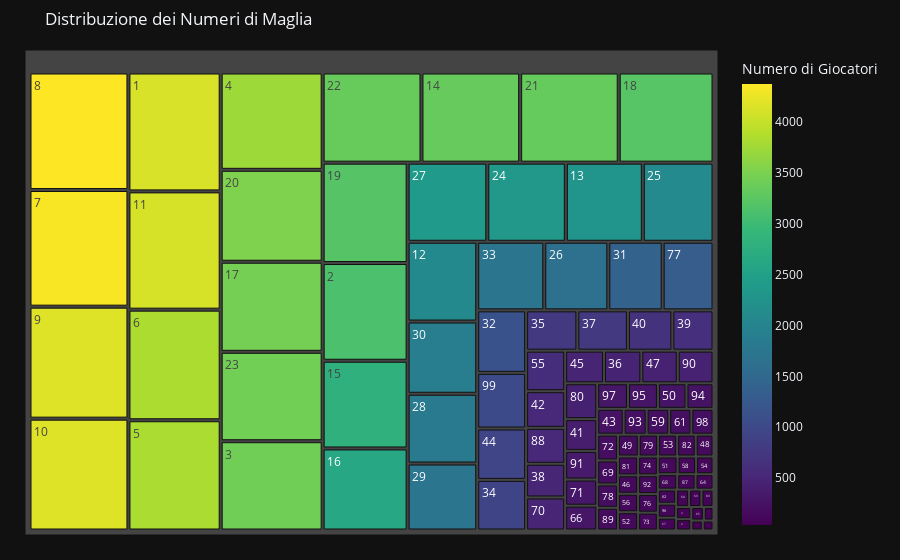

Notebook cell for this chart:
### Markdown cell above
# Jersey Number Distribution

### Code cell
# Distribuzione dei numeri di maglia
jersey_number_distribution = games_lineups['number'].value_counts().reset_index()
jersey_number_distribution.columns = ['number', 'count']

# Creare un treemap per la distribuzione dei numeri di maglia
fig = px.treemap(jersey_number_distribution, path=['number'], values='count', 
                 title='Distribuzione dei Numeri di Maglia',
                 labels={'number': 'Numero di Maglia', 'count': 'Numero di Giocatori'},
                 color='count',
                 color_continuous_scale=px.colors.sequential.Viridis)

fig.update_layout(margin=dict(t=50, l=25, r=25, b=25))
fig.show()

### Figure 1 — Plotly figure (JSON) as saved in the notebook; plotly's stock layout.template omitted (floating-point values rounded to 4 significant figures)
{"data": [{"branchvalues": "total", "customdata": [[4123], [3122], [3423], [3731], [3823], [3836], [4340], [4371], [4166], [4161], [4101], [2087], [2289], [3345], [2802], [2621], [3453], [3212], [3206], [3524], [3341], [3349], [3428], [2336], [2102], [1652], [2369], [1825], [1752], [1890], [1402], [1149], [1730], [931], [776], [458], [766], [494], [623], [673], [383], [538], [257], [944], [476], [140], [447], [146], [171], [274], [131], [139], [156], [116], [595], [140], [65], [123], [219], [85], [215], [97], [81], [104], [64], [299], [88], [112], [187], [485], [315], [201], [132], [139], [69], [138], [1311], [182], [159], [432], [143], [153], [79], [43], [49], [40], [106], [527], [177], [438], [345], [139], [223], [260], [288], [96], [296], [215], [1024]], "domain": {"x": [0.0, 1.0], "y": [0.0, 1.0]}, "hovertemplate": "labels=%{label}<br>count_sum=%{value}<br>parent=%{parent}<br>id=%{id}<br>Numero di Giocatori=%{color}<extra></extra>", "ids": ["1", "2", "3", "4", "5", "6", "7", "8", "9", "10", "11", "12", "13", "14", "15", "16", "17", "18", "19", "20", "21", "22", "23", "24", "25", "26", "27", "28", "29", "30", "31", "32", "33", "34", "35", "36", "37", "38", "39", "40", "41", "42", "43", "44", "45", "46", "47", "48", "49", "50", "51", "52", "53", "54", "55", "56", "57", "58", "59", "60", "61", "62", "63", "64", "65", "66", "67", "68", "69", "70", "71", "72", "73", "74", "75", "76", "77", "78", "79", "80", "81", "82", "83", "84", "85", "86", "87", "88", "89", "90", "91", "92", "93", "94", "95", "96", "97", "98", "99"], "labels": ["1", "2", "3", "4", "5", "6", "7", "8", "9", "10", "11", "12", "13", "14", "15", "16", "17", "18", "19", "20", "21", "22", "23", "24", "25", "26", "27", "28", "29", "30", "31", "32", "33", "34", "35", "36", "37", "38", "39", "40", "41", "42", "43", "44", "45", "46", "47", "48", "49", "50", "51", "52", "53", "54", "55", "56", "57", "58", "59", "60", "61", "62", "63", "64", "65", "66", "67", "68", "69", "70", "71", "72", "73", "74", "75", "76", "77", "78", "79", "80", "81", "82", "83", "84", "85", "86", "87", "88", "89", "90", "91", "92", "93", "94", "95", "96", "97", "98", "99"], "marker": {"coloraxis": "coloraxis", "colors": [4123, 3122, 3423, 3731, 3823, 3836, 4340, 4371, 4166, 4161, 4101, 2087, 2289, 3345, 2802, 2621, 3453, 3212, 3206, 3524, 3341, 3349, 3428, 2336, 2102, 1652, 2369, 1825, 1752, 1890, 1402, 1149, 1730, 931, 776, 458, 766, 494, 623, 673, 383, 538, 257, 944, 476, 140, 447, 146, 171, 274, 131, 139, 156, 116, 595, 140, 65, 123, 219, 85, 215, 97, 81, 104, 64, 299, 88, 112, 187, 485, 315, 201, 132, 139, 69, 138, 1311, 182, 159, 432, 143, 153, 79, 43, 49, 40, 106, 527, 177, 438, 345, 139, 223, 260, 288, 96, 296, 215, 1024]}, "name": "", "parents": ["", "", "", "", "", "", "", "", "", "", "", "", "", "", "", "", "", "", "", "", "", "", "", "", "", "", "", "", "", "", "", "", "", "", "", "", "", "", "", "", "", "", "", "", "", "", "", "", "", "", "", "", "", "", "", "", "", "", "", "", "", "", "", "", "", "", "", "", "", "", "", "", "", "", "", "", "", "", "", "", "", "", "", "", "", "", "", "", "", "", "", "", "", "", "", "", "", "", ""], "values": [4123, 3122, 3423, 3731, 3823, 3836, 4340, 4371, 4166, 4161, 4101, 2087, 2289, 3345, 2802, 2621, 3453, 3212, 3206, 3524, 3341, 3349, 3428, 2336, 2102, 1652, 2369, 1825, 1752, 1890, 1402, 1149, 1730, 931, 776, 458, 766, 494, 623, 673, 383, 538, 257, 944, 476, 140, 447, 146, 171, 274, 131, 139, 156, 116, 595, 140, 65, 123, 219, 85, 215, 97, 81, 104, 64, 299, 88, 112, 187, 485, 315, 201, 132, 139, 69, 138, 1311, 182, 159, 432, 143, 153, 79, 43, 49, 40, 106, 527, 177, 438, 345, 139, 223, 260, 288, 96, 296, 215, 1024], "type": "treemap"}], "layout": {"coloraxis": {"colorbar": {"title": {"text": "Numero di Giocatori"}}, "colorscale": [[0.0, "#440154"], [0.1111, "#482878"], [0.2222, "#3e4989"], [0.3333, "#31688e"], [0.4444, "#26828e"], [0.5556, "#1f9e89"], [0.6667, "#35b779"], [0.7778, "#6ece58"], [0.8889, "#b5de2b"], [1.0, "#fde725"]]}, "legend": {"tracegroupgap": 0}, "title": {"text": "Distribuzione dei Numeri di Maglia"}, "margin": {"t": 50, "l": 25, "r": 25, "b": 25}}}
